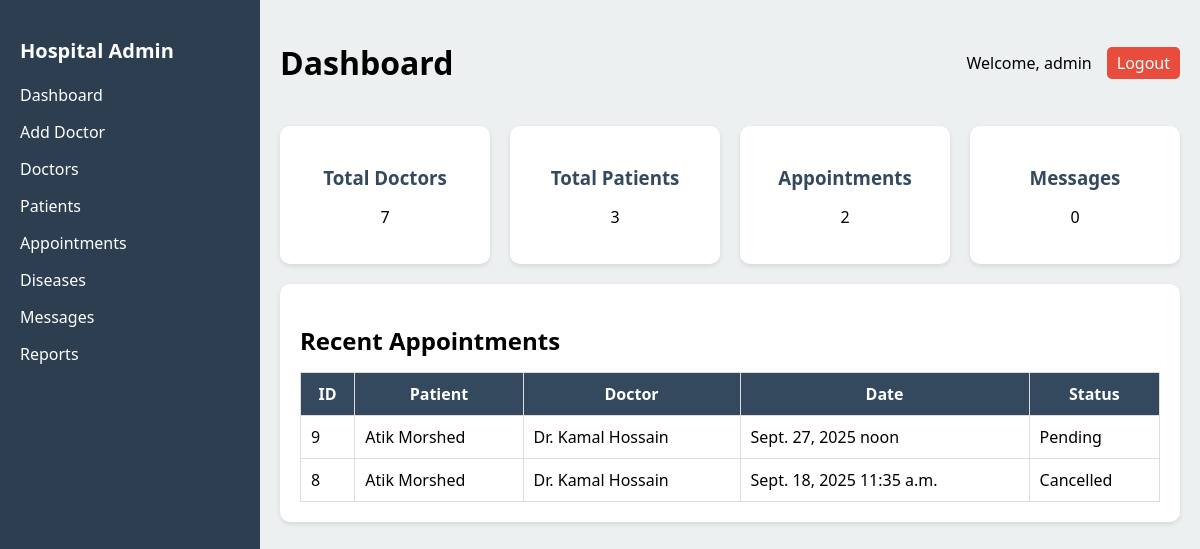
The app's page /custom_admin/dashboard/ (signed in) with its own data.
### main_app/models.py (models this page shows, shortened)
class User(AbstractUser):
    full_name = models.CharField(max_length=150)
    phone = models.CharField(max_length=15)
    nid = models.CharField(max_length=20)
    age = models.IntegerField(blank=True, null=True)
    gender = models.CharField(max_length=10)
    is_admin = models.BooleanField(default=False)

class Appointment(models.Model):
    STATUS_CHOICES = [
        ('Pending', 'Pending'),
        ('Confirmed', 'Confirmed'),
        ('Cancelled', 'Cancelled'),
        ('Completed', 'Completed'),
    ]
    patient = models.ForeignKey(User, on_delete=models.CASCADE)
    doctor = models.ForeignKey(Doctor, on_delete=models.CASCADE)
    scheduled_date = models.DateField()
    scheduled_time = models.TimeField()
    status = models.CharField(max_length=20, choices=STATUS_CHOICES, default='Pending')
    created_at = models.DateTimeField(auto_now_add=True)

class Doctor(models.Model):
    full_name = models.CharField(max_length=100)
    specialization = models.CharField(max_length=100)
    phone = models.CharField(max_length=15)
    email = models.EmailField(unique=True)
    availability = models.JSONField(default=dict, blank=True, null=True)

### custom_admin/views.py (the view)
# urls.py: path('dashboard/', views.dashboard, name='dashboard'),
@login_required
def dashboard(request):
    context = {
        "doctor_count": Doctor.objects.count(),
        "patient_count": User.objects.filter(is_admin=False).count(),
        "appointment_count": Appointment.objects.count(),
        "message_count": ContactMessage.objects.count(),
        "recent_appointments": Appointment.objects.select_related("patient", "doctor").order_by("-created_at")[:5],
    }
    return render(request, "dashboard.html", context)

### custom_admin/templates/dashboard.html (shortened to what this page needs)
{% load static %}
<!DOCTYPE html>
<html lang="en">
<head>
  <link rel="stylesheet" href="{% static 'css/dashboard.css' %}">
</head>
<body>
    {% include 'sidder_part.html' %}
  <div class="main-content">
    <header>
      <h1>Dashboard</h1>
      <div class="user-info">
        <span>Welcome, {{ request.user.username }}</span>
        <a href="{% url 'logout' %}" class="logout-btn">Logout</a>
      </div>
    </header>
    <section class="cards">
      <div class="card">
        <h3>Total Doctors</h3>
        <p>{{ doctor_count }}</p>
      </div>
      <div class="card">
        <h3>Total Patients</h3>
        <p>{{ patient_count }}</p>
      </div>
      <div class="card">
        <h3>Appointments</h3>
        <p>{{ appointment_count }}</p>
      </div>
      <div class="card">
        <h3>Messages</h3>
        <p>{{ message_count }}</p>
      </div>
    </section>
    <section class="table-section">
      <h2>Recent Appointments</h2>
      <table>
        <thead>
          <tr>
            <th>ID</th>
            <th>Patient</th>
            <th>Doctor</th>
            <th>Date</th>
            <th>Status</th>
          </tr>
        </thead>
        <tbody>
          {% for appointment in recent_appointments %}
          <tr>
            <td>{{ appointment.id }}</td>
            <td>{{ appointment.patient.full_name }}</td>
            <td>{{ appointment.doctor.full_name }}</td>
            <td>{{ appointment.scheduled_date }} {{ appointment.scheduled_time }}</td>
            <td>{{ appointment.status }}</td>
          </tr>
          {% empty %}
          <tr><td colspan="5" class="no-data">No appointments found.</td></tr>
          {% endfor %}
        </tbody>
      </table>
    </section>
  </div>
</body>
</html>

### custom_admin/static/css/dashboard.css (style rules this page uses)
body { margin: 0; font-family: Arial, sans-serif; display: flex; }
.main-content { flex: 1; padding: 20px; background: #ecf0f1; }
header { display: flex; justify-content: space-between; align-items: center; }
.user-info { display: flex; gap: 15px; align-items: center; }
.logout-btn { background: #e74c3c; color: white; padding: 5px 10px; border-radius: 5px; text-decoration: none; }
.cards { display: grid; grid-template-columns: repeat(4, 1fr); gap: 20px; margin: 20px 0; }
.card { background: white; padding: 20px; border-radius: 10px; text-align: center; box-shadow: 0 2px 5px rgba(0,0,0,0.1); }
.card h3 { margin-bottom: 10px; color: #34495e; }
.table-section { background: white; padding: 20px; border-radius: 10px; box-shadow: 0 2px 5px rgba(0,0,0,0.1); }
.table-section h2 { margin-bottom: 15px; }
table { width: 100%; border-collapse: collapse; }
table th, table td { padding: 10px; border: 1px solid #ddd; }
table th { background: #34495e; color: white; }

### custom_admin/static/css/sidder_part.css (style rules this page uses)
body { margin: 0; padding: 0; font-family: "Segoe UI", Tahoma, Geneva, Verdana, sans-serif; display: flex; min-height: 100vh; background: #f4f6f9; }
.main-content { flex: 1; padding: 20px; }

### records on screen
User: user.username "admin"
Appointment: id "9", patient.full_name "Atik Morshed", doctor.full_name "Dr. Kamal Hossain", scheduled_date "Sept. 27, 2025", scheduled_time "noon", status "Pending"
Appointment: id "8", patient.full_name "Atik Morshed", doctor.full_name "Dr. Kamal Hossain", scheduled_date "Sept. 18, 2025", scheduled_time "11:35 a.m.", status "Cancelled"

### other values on screen
{{ doctor_count }} "7"
{{ patient_count }} "3"
{{ appointment_count }} "2"
{{ message_count }} "0"
